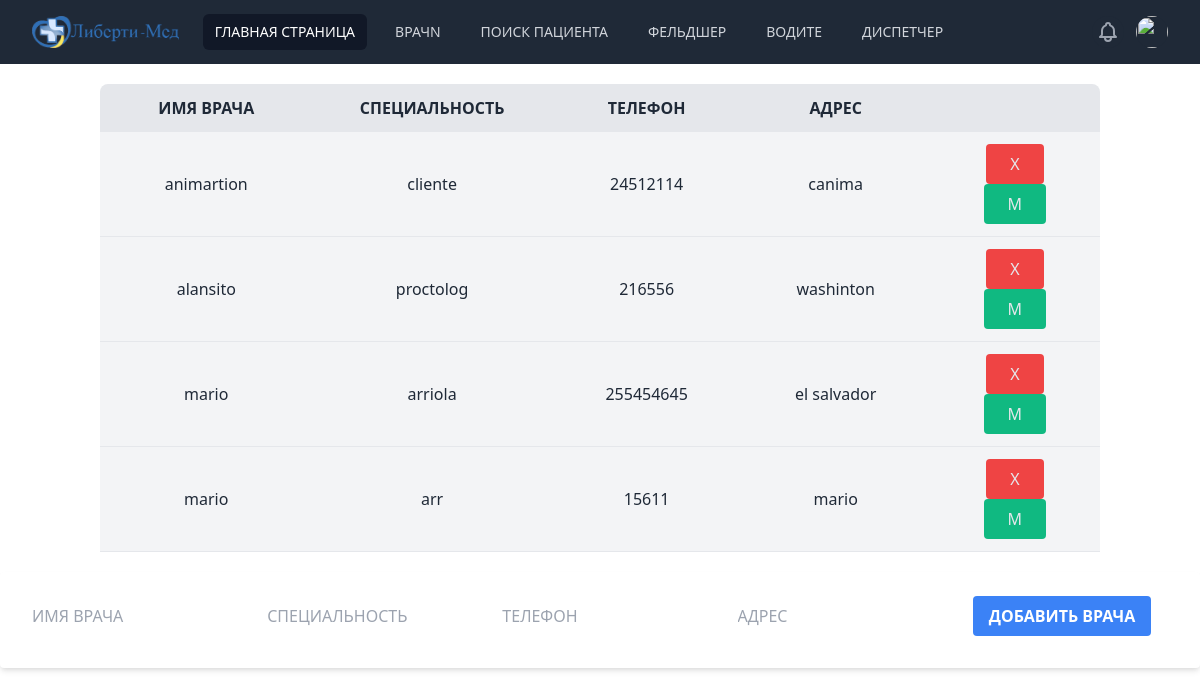
The app's page /doctors (signed in), older data.
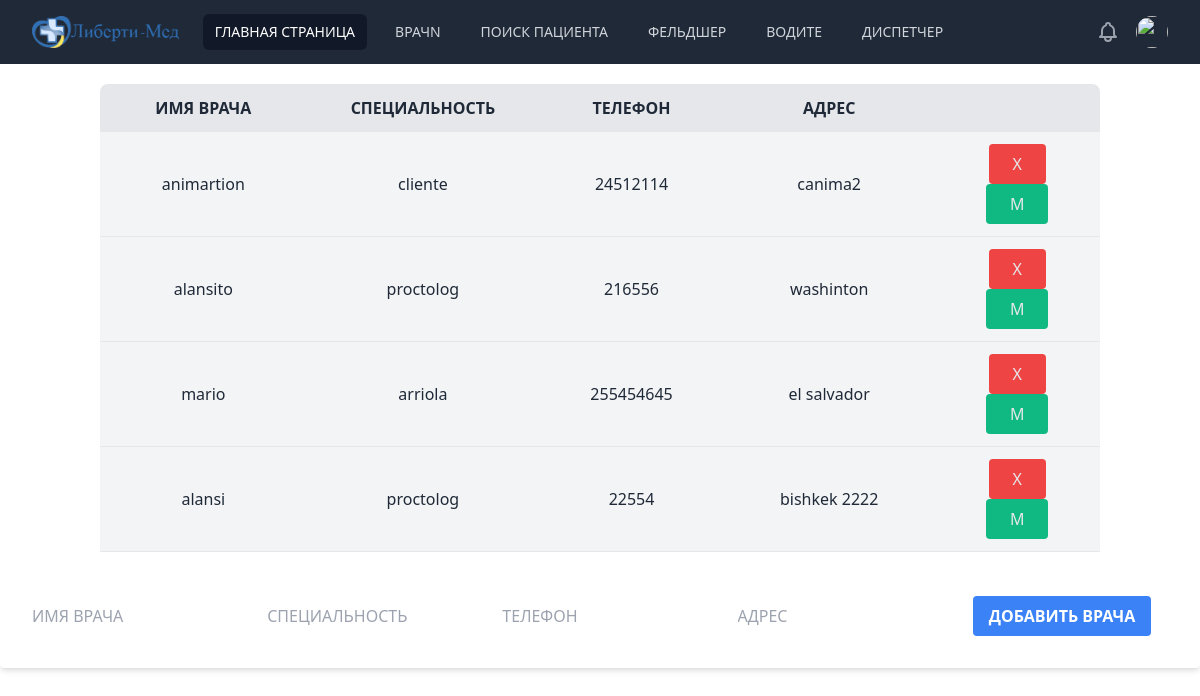
The same page, newer data.
### tables this page shows
CREATE TABLE doctors (id INTEGER PRIMARY KEY AUTOINCREMENT, name TEXT NOT NULL ,especiality TEXT NOT NULL , phone TEXT NOT NULL, adress TEXT NOT NULL);

### aplication.py (the view, shortened to what this page needs)
@app.route("/doctors", methods=["GET", "POST", "DELETE"])
@login_require
def doctors():
    if request.method == "GET":
        with sqlite3.connect("cmslibmed.db") as conn:
            cur = conn.cursor()
            doctors = cur.execute("SELECT * FROM doctors")
            all_doctors = doctors.fetchall()
            return render_template("doctos.html", doctors=all_doctors)

### aplication.py (called while the page is built)
@app.teardown_appcontext
def close_connection(exception):
    db = getattr(g, "_database", None)
    if db is not None:
        db.close()

### helpers.py (called while the page is built)
def login_require(f):
    @wraps(f)
    def decorated_function(*args, **kwargs):
        if session.get('user_id') is None:
            return redirect(url_for('login' ,next=request.url))
        return f(*args, **kwargs)
    return decorated_function

### templates/doctos.html (shortened to what this page needs)
{% extends "layout.html"%}
    {% block main %}
        <table  class="rounded-t-lg m-5 w-5/6 mx-auto bg-gray-200 text-gray-800">
            <tr class="left boder-b-2 border-gray-300">
                <th class="px-4 py-3" >ИМЯ ВРАЧА</th>
                <th class="px-4 py-3">СПЕЦИАЛЬНОСТЬ</th>
                <th class="px-4 py-3">ТЕЛЕФОН</th>
                <th class="px-4 py-3">АДРЕС</td>
            </tr>
            {% for doctor in doctors%}
            <tr class="bg-gray-100 border-b border-gray-200">
                <td class="px-4 py-3" id="name\\{{doctor[0]}}">{{doctor[1]}}</td>
                <td class="px-4 py-3" id="especialitye\\{{doctor[0]}}">{{doctor[2]}}</td>
                <td class="px-4 py-3" id="phone\\{{doctor[0]}}">{{doctor[3]}}</td>
                <td class="px-4 py-3" id="address\\{{doctor[0]}}">{{doctor[4]}}</td>
                <td class="px-4 py-3"><form action="/doctorsdelete" method="post">
                        <button type="submit" class="bg-red-500 text-gray-200 rounded hover:bg-red-400 px-6 py-2 focus:outline-none mx-1">X</button>
                    </form>
                    <button  class="bg-green-500 text-gray-200 rounded hover:bg-green-400 px-6 py-2 focus:outline-none mx-1"id="modify" onclick="modify({{ doctor[0] }})">М<button>
            </tr>
            {%endfor%}
        </table>
<div class="w-full ">
        <form action="/doctors" method="post" class="bg-white shadow-md rounded px-8 pt-6 pb-8 mb-4">
            <input type="text" name="name" id="name-form" placeholder="ИМЯ ВРАЧА">
            <input type="text" name="especiality"id="especiality-form" placeholder="СПЕЦИАЛЬНОСТЬ">
            <input type="text" name="phone" id="phone-form" placeholder="ТЕЛЕФОН">
            <input type="text" name="address" id="address-form" placeholder="АДРЕС">
            <button type="submit"id="btn" class="bg-blue-500 hover:bg-blue-700 text-white font-bold py-2 px-4 rounded focus:outline-none focus:shadow-outline"> ДОБАВИТЬ ВРАЧА</button>
        </form>
</div>
      {% endblock %}

Row changes from the older to the newer data that the page shows:
removed doctors: name "mario", especiality "arr", phone "15611", adress "mario"
changed doctors "animartion": adress "canima" → "canima2"
added doctors: name "alansi", especiality "proctolog", phone "22554", adress "bishkek 2222"
